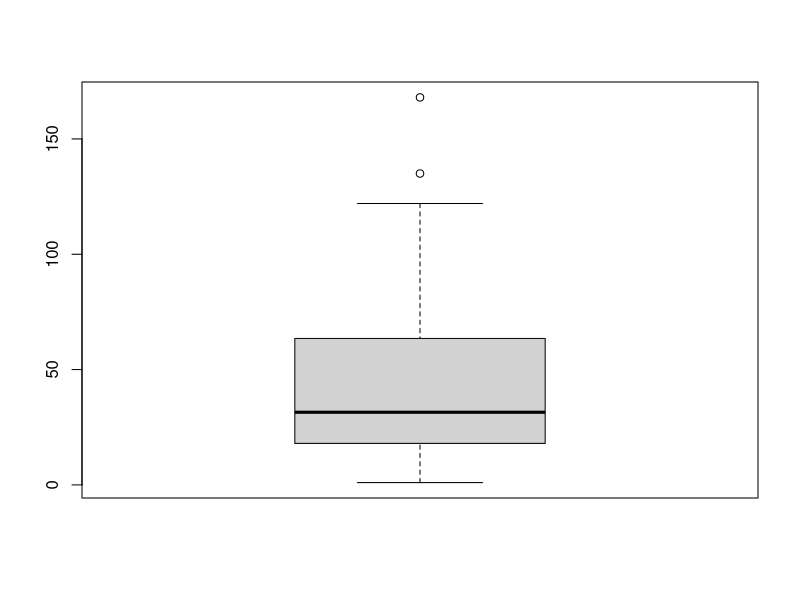

Here is the R script that generated this plot:
# 1. mtcars 데이터를 이용하여 다음 내용을 작성하세요.


# 1.1. dplyr 패키지의 함수를 사용하여 무게(wt)가 무거운 순으로
#     상위 5종의 자동차를 1위부터 5위 순서대로 출력하세요.

data("mtcars")
# class(mtcars)

# library 불러오기
library(dplyr)

# ?arrange -> 무거운 순 정렬
# ?head -> 상위 5개 데이터 추출
mtcars %>%
  arrange(-wt) %>%
  head(n = 5)

# 1.2. dplyr 패키지의 함수를 사용하여 엔진 실린더(cyl)가 8인 자동차들 중에 연비(mpg)가 낮은 하위
#     5종의 자동차를 하위 5위부터 1위 순서대로 출력하세요.

# ?dplyr::filter -> 특정 값 가진 데이터 추출
mtcars %>%
  filter(cyl == 8) %>%
  arrange(mpg) %>%
  head(n = 5)

detach("package:dplyr", unload = TRUE)


# 2. mtcars 데이터를 이용하여 다음과 같은 파생 변수를 생성해보세요.

# 2.1. dplyr 패키지의 함수를 사용하여 year 칼럼을 추가하고
#     모든 데이터 값은 1974가 되도록 출력하세요.
#     (같은 값으로 할당할 때는 해당하는 값을 등호로 변수 또는 칼럼명과 연결하면 됩니다.)

library(dplyr)
data("mtcars")
mtcars_copy <- mtcars

# ?dplyr::mutate
# 사용하면 실제 변경이 아닌 예상값만 출력해주므로, 재할당을 해줘야한다.
mtcars_copy <- mtcars_copy %>%
  mutate(year = 1974)

mtcars_copy

# 2.2. 내장함수를 사용하여 am의 값이 0이면 automatic, 1이면 manual인 trans1 변수를 추가하세요.

# ?ifelse
# ifelse(test, yes, no)
mtcars_copy$trans1 <- ifelse(mtcars_copy$am == 0, "automatic", "manual")


# 2.3. dplyr 패키지의 함수를 사용하여 am의 값이 0이면 automatic,
#     1이면 manual인 trans2 변수를 추가하세요.

# mutate 사용, 역시 할당시켜줘야 추가된다.
mtcars_copy <- mtcars_copy %>%
  mutate(trans2 = ifelse(am == 0, "automatic", "manual"))

detach("package:dplyr", unload = TRUE)


# 3. mtcars 데이터를 이용하여 다음 문제를 해결해보세요.

# 3.1. dplyr 패키지의 함수를 사용하여 trans2의 값(“automatic”, “manual”)에 따른
#     평균 연비(mpg), 평균 배기량(disp)를 출력하세요.

library(dplyr)
# ?summarise -> 통계치 산출 함수

# ?group_by
# group_by는 기존 tbl을 가져와서 그룹화된 tbl로 변환.
# mtcars_copy %>%
#  group_by(trans2) -> group_by로만은 어떤 변화가 있는지 알 수 없다.

# group단위로 수행된 연산에서 영향을 준다.
mtcars_copy %>%
  group_by(trans2) %>%
  summarise(mean_mpg = mean(mpg), mean_disp = mean(disp))


# 3.2. dplyr 패키지의 함수를 사용하여 엔진 실린더별로 몇 대의 자동차가 있는지 출력해보세요.

# ?n()
# cyl로 집단화를 시켜주고, n()함수 사용.
# n()는 집단화된 group의 크기를 반환한다.

mtcars_copy %>%
  group_by(cyl) %>%
  summarise(cnt_car = n())

detach("package:dplyr", unload = TRUE)


# 4.1. 실습에서 사용된 데이터 프레임 df_a에 대하여 dplyr 패키지의
#      left_join( ), inner_join( ), full_join( )함수를 사용하여
#      df_ex1과 결합하여 각각 df_left, df_inner, df_full에 저장해보고,
#      어떤 차이가 있는지서술하세요.

library(dplyr)

df_a <- data.frame(
  name = c("aaa", "bbb", "ccc", "ddd"),
  birthyear = c(1984, 1989, 1985, 1991)
)

df_ex1 <- data.frame(
  name = c("bbb", "ccc", "eee", "ddd"),
  gen = c("F", "M", "F", "M")
)

# 동일 키값 name만 있으므로, name을 기준으로 join수행.

# left_join(x, y, by = "key")
# left_join은 x의 모든 행과 key값이 일치하는 y행을 결합한다.
# df_a에는 key값이 있으나, df_ex1에는 해당 key값이 없다면, NULL로 표현한다.
df_left <- left_join(df_a, df_ex1, by = "name")
df_left

# 따라서 아래와 같은 명령은 df_ex1의 모든 행을 포함하므로, 위와 다른 결과를 나타낸다.
# df_left <- left_join(df_ex1, df_a, by = "name")
# df_left

# inner_join(x, y, by = "key")
# key가 일치하는 x와 y의 행만을 결합한다.
df_inner <- inner_join(df_a, df_ex1, by = "name")
df_inner

# full_join(x, y, by = "key")
# x와 y의 모든 행을 결합한다.
# 따라서 "aaa"의 gen, "eee"의 birthyear는 NULL로 나타낸다.
df_full <- full_join(df_a, df_ex1, by = "name")
df_full


# 4.2. dplyr 패키지의 bind_rows( ) 함수를 사용하여
#      df_ex1에 df_ex2의 3개 데이터를 추가해보세요.

df_ex2 <- data.frame(
  name = c("fff", "ggg", "hhh"),
  gen = c("M", "M", "F")
)

# 칼럼명이 같은 데이터를 위아래로 결합한다.
df_ex1 <- bind_rows(df_ex2)

# 4.3. dplyr 패키지의 데이터 결합 함수를 사용하여 아래 데이터프레임으로
#      파생변수 vs_name을 mtcars에 추가하세요

data("mtcars")
# 데이터 조작하므로 복사본 생성
df_mtcars_copy <- mtcars

# dataframe 생성
df_vs_name <- data.frame(
  vs = c(0, 1),
  vs_name = c("V-shaped", "straight")
)

# vs에 결측치 없으므로, vs를 키값으로 inner join수행
df_mtcars_copy <- inner_join(df_mtcars_copy, df_vs_name, by = "vs")

detach("package:dplyr", unload = TRUE)

# 5. airquality 데이터를 이용하여 다음을 해결하세요.

data("airquality")
# class(airquality)
# View(airquality)

# 5.1. 태양복사 에너지(Solar.R)의 관측값에 몇 개의 결측치가 있는지 확인하세요.

# table 함수는 빈도표를 생성, is.na로 결측치 확인
table(is.na(airquality$Solar.R))

# 5.2. dplyr 패키지의 함수를 사용하여 Solar.R의 결측치를 모두 제외하고 평균을 구하세요.

library(dplyr)

# , na.rm = T로 결측치 데이터를 제외
airquality %>%
  summarise(mean_Solar = mean(Solar.R, na.rm = T))

# 5.3. Solar.R의 결측치를 평균으로 대체하세요.
#     (단, 평균은 소수점 첫째자리에서 반올림한 정수값을 직접 입력하여 사용하세요.)

# 데이터 조작하므로 복사본생성
df_air_copy <- airquality

# solar.R의 결측치 제외한 평균값을 데이터프레임화
df_mean_solar <- df_air_copy %>%
  summarise(mean_Solar = mean(Solar.R, na.rm = T))

# ifelse문으로 결측치인 값에 소수점 1째자리에서 반올림한 정수값 할당
df_air_copy$Solar.R <- ifelse(is.na(df_air_copy$Solar.R),
  round(df_mean_solar[1, ], digit = 0),
  df_air_copy$Solar.R
)

df_air_copy

# 5.4. dplyr 패키지의 함수를 사용하여 결측치를 평균으로 대체한 Solar.R의 평균을 구하세요

df_air_copy %>%
  summarise(mean_Solar = mean(Solar.R))

detach("package:dplyr", unload = TRUE)

# 6. airquality 데이터를 이용하여 다음을 해결하세요.

# 6.1. 변수 Ozone에 몇 개의 결측치가 있는지 알아보세요.

data("airquality")
df_air_copy2 <- airquality
table(is.na(df_air_copy2$Ozone))

# 6.2. 변수 Ozone에 대한 박스플랏(상자그림)을 그려 이상치(극단치)가 있는지 확인하고,
#     어떤 값을 벗어난 값이 이상치(극단치)인지 확인하세요.

#빈 동그라미 2개가 이상치이다.
list_box_ozone <- boxplot(df_air_copy$Ozone)

#아래 두 값의 범위에서 벗어난 값은 이상치이다.
ozone_min <- list_box_ozone$stats[1,]
ozone_max <- list_box_ozone$stats[5,]

# 6.3. 변수 Ozone의 모든 이상치(극단치)를 결측치로 바꾸고, 몇 개의 결측치가 추가됐는지 살펴보세요.

# 위에서 구한 범위에서 벗어난 값을 NA로 바꾼다.
df_air_copy2$Ozone <- ifelse(df_air_copy2$Ozone < ozone_min |
                               df_air_copy2$Ozon > ozone_max,
                                  NA, df_air_copy2$Ozone)

# 결측치 2개가 추가된 것을 확인할 수 있다.
table(is.na(df_air_copy2$Ozone))


# 6.4 dplyr 패키지의 함수를 사용하여 변수 Ozone의 결측치를 제외한 값들의 평균을 구하세요.

library(dplyr)

df_air_copy2 %>%
  summarise(mean_Ozone = mean(df_air_copy2$Ozone, na.rm = T))

detach("package:dplyr", unload = TRUE)

